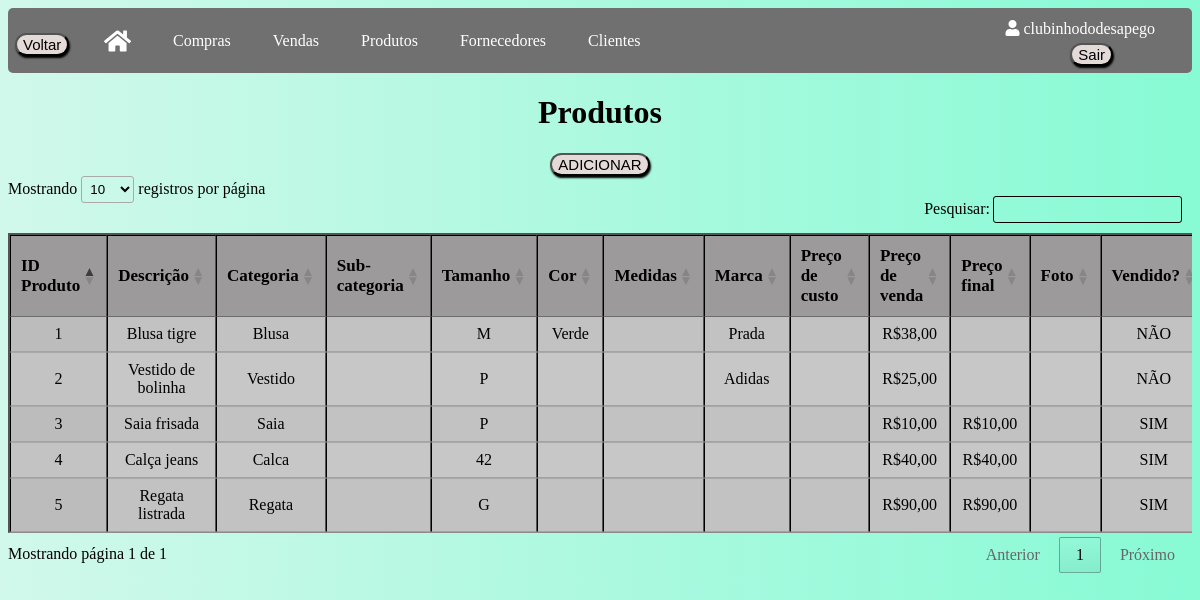
The page /produtos (signed in) on the database as committed earlier.
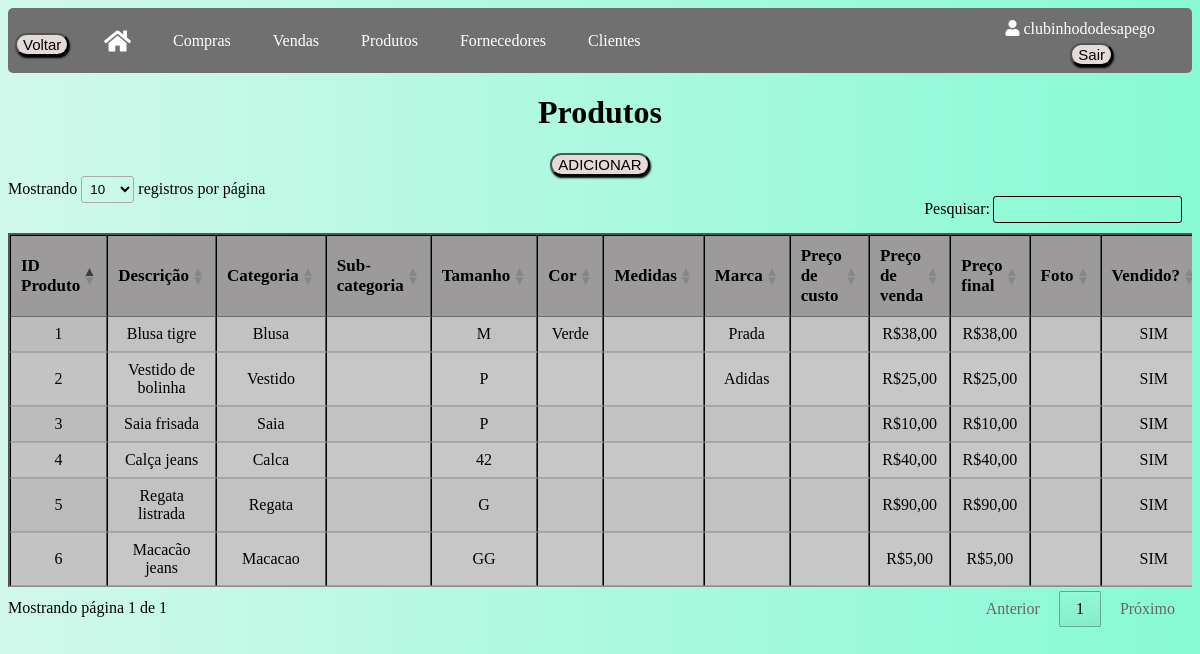
The same page on the database as committed later.
### app/models/tables.py (models this page shows, shortened)
class Usuario(db.Model, UserMixin):
    __tablename__ = "usuarios"
    id = db.Column(db.Integer, primary_key=True, autoincrement=True)
    nome_brecho = db.Column(db.String(100))
    email = db.Column(db.String(84), unique=True)
    usuario = db.Column(db.String(80), unique=True)
    senha = db.Column(db.String(128))
    clientes = db.relationship("Cliente", backref="usuario")
    produtos = db.relationship("Produto", backref="usuario")
    fornecedores = db.relationship("Fornecedor", backref="usuario")
    compras = db.relationship("Compra", backref="usuario")
    vendas = db.relationship("Venda", backref="usuario")

class Produto(db.Model):
    __tablename__ = "produtos"
    id = db.Column(db.Integer, primary_key=True, autoincrement=True)
    descricao = db.Column(db.String(120))
    categoria = db.Column(db.String(80))
    sub_categoria = db.Column(db.String(80))
    tamanho = db.Column(db.String(30))
    cor = db.Column(db.String(30))
    medidas = db.Column(db.Integer)
    marca = db.Column(db.String(80))
    preco_custo = db.Column(db.Float)
    preco_venda = db.Column(db.Float)
    preco_final = db.Column(db.Float)
    foto = db.Column(db.LargeBinary)
    vendido = db.Column(db.Boolean, default=False)
    dta_venda_produto = db.Column(db.Date)
    id_usuario = db.Column(db.Integer, db.ForeignKey('usuarios.id'))
    vendas = db.relationship('Venda', secondary=produtos_vendas, back_populates='produtos')

### app/default.py (the view)
@login_required
@app.route("/produtos", methods=['GET', 'POST'])
def produtos():
    produtos = Produto.query.filter_by(id_usuario=current_user.id).all()
    return render_template("produtos.html", produtos=produtos, format_currency=format_currency)

### app/default.py (called while the page is built)
@login_manager.user_loader
def load_user(id_usuario):
    return Usuario.query.get(int(id_usuario))

def format_currency(value):
    if value is not None:
        if isinstance(value, str):
            try:
                value = float(value.replace('R$', '').replace('.', '').replace(',', '.'))
            except ValueError:
                return None
        return f'R${value:,.2f}'.replace(',', ';').replace('.', ',').replace(';', '.')
    return None

### app/templates/produtos.html (shortened to what this page needs)
<!DOCTYPE html>
<html lang="en">
<head>
    <link rel="stylesheet" type="text/css" href="{{ url_for('static', filename='css/produtos.css') }}">
    <link rel="stylesheet" href="https://cdnjs.cloudflare.com/ajax/libs/font-awesome/5.15.3/css/all.min.css">
    <link rel="stylesheet" type="text/css" href="https://cdn.datatables.net/1.11.5/css/jquery.dataTables.min.css">
</head>
<body>
    <div class="usuario-logado"><i class="fas fa-user"></i> {{ current_user.usuario }}</div>
    <div class="logout">
        <form method="POST" action="{{ url_for('logout') }}">
            <button class="button" type="submit">Sair</button>
        </form>
    </div>
    <div class="navbar">
        <button onclick="window.history.back()" class="button button_voltar">Voltar</button>
        <a href="/home"><i class="fas fa-home icone-casa"></i></a>
        <a href="/compras">Compras</a>
        <a href="/vendas">Vendas</a>
        <a href="/produtos">Produtos</a>
        <a href="/fornecedores">Fornecedores</a>
        <a href="/clientes">Clientes</a>
    </div>
    <h1 class="titulo">Produtos</h1>
    <button class="button"><a href="produtoscadastro">ADICIONAR</a></button>
    <div class="tabela-container">
        <table id="tabelaProdutos" class="tabela display" border="2">
            <thead>
                <tr>
                    <th>ID Produto</th>
                    <th>Descrição</th>
                    <th>Categoria</th>
                    <th>Sub-categoria</th>
                    <th>Tamanho</th>
                    <th>Cor</th>
                    <th>Medidas</th>
                    <th>Marca</th>
                    <th>Preço de custo</th>
                    <th>Preço de venda</th>
                    <th>Preço final</th>
                    <th>Foto</th>
                    <th>Vendido?</th>
                </tr>
            </thead>
            <tbody>
                {% for produto in produtos %}
                <tr>
                    <td>{{ produto.id }}</td>
                    <td>{{ produto.descricao }}</td>
                    <td>{{ produto.categoria }}</td>
                    <td>
                    </td>
                    <td>
                        {% if produto.tamanho is none %}
                        {% else %}
                            {{ produto.tamanho }}
                        {% endif %}
                    </td>
                    <td>
                        {% if produto.cor is none %}
                        {% else %}
                            {{ produto.cor }}
                        {% endif %}
                    </td>
                    <td>
                    </td>
                    <td>
                        {% if produto.marca is none %}
                        {% else %}
                            {{ produto.marca }}
                        {% endif %}
                    </td>
                    <td>
                    </td>
                    <td>
                        {% if produto.preco_venda is not none %}
                            {{ format_currency(produto.preco_venda) }}
                        {% endif %}
                    </td>
                    <td>
                        {% if produto.preco_final is not none %}
                            {{ format_currency(produto.preco_final) }}
                        {% endif %}
                    </td>
                    <td>
                    </td>
                    <td>
                        {% if produto.vendido %}
                            SIM
                        {% else %}
                            NÃO
                        {% endif %}
                    </td>
                </tr>
                {% endfor %}
            </tbody>
        </table>
    </div>
</body>
</html>

### app/static/css/produtos.css (style rules this page uses)
body { background: linear-gradient(to right, #d1f8eb, #87fad4); }
.usuario-logado { position: absolute; top: 20px; right: 45px; color: white; }
.logout { position: absolute; top: 43px; right: 87px; }
.button_voltar { position: absolute; top: 33px; left: 15px; }
.button { margin-bottom: 20px; font-size: 15px; margin-bottom: 13px; display: block; margin: 0 auto; background-color: #e4dbd9; cursor: pointer; transition: background-color 0.3s ease; border-radius: 20px; box-shadow: 1px 2px 2px black; }
.navbar { overflow: hidden; background-color: #707070; height: 65px; border-radius: 5px; }
.navbar a { float: left; display: flex; align-items: center; color: white; text-align: center; padding: 0px 16px; text-decoration: none; height: 100%; margin-left: 80px; margin-right: -70px; }
.icone-casa { font-size: 24px; }
.titulo { text-align: center; }
.tabela-container { overflow-x: auto; }
.tabela { border-collapse: collapse; width: 100%; text-align: center; background-color: #c7c7c7; margin-top: 50px; border-color: black; }
th { font-size: 17px; background-color: #9c9a9a; }
a { text-decoration: none; color: #000; }

Rows that differ between the two databases and show on the page:
changed Produto "Blusa tigre": preco_final (not shown) → "R$38,00"; vendido "NÃO" → "SIM"
changed Produto "Vestido de bolinha": preco_final (not shown) → "R$25,00"; vendido "NÃO" → "SIM"
added Produto: id "6", descricao "Macacão jeans", categoria "Macacao", tamanho "GG", preco_venda "R$5,00", preco_final "R$5,00", vendido "SIM"
